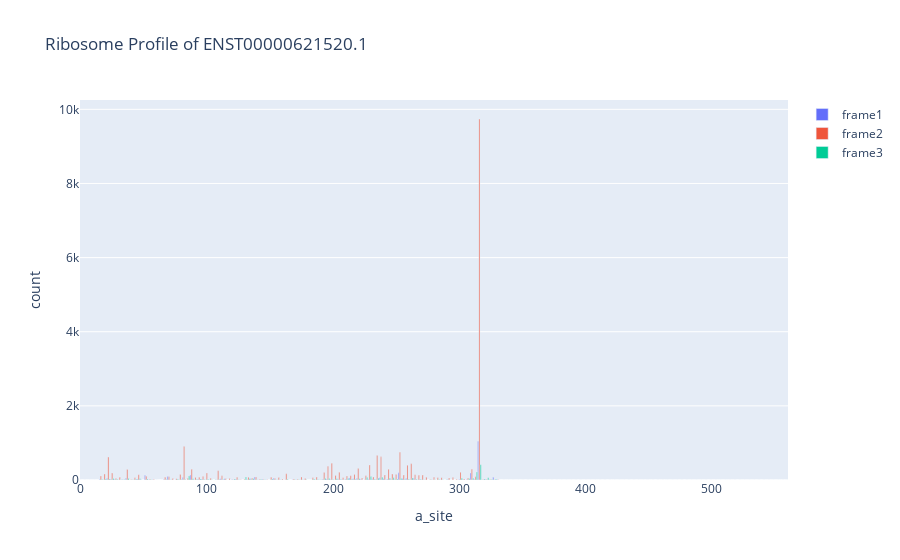

This figure's notebook cell:
### Code cell
plot_profile(profile_df, transcript_id)

### Figure 1 — Plotly figure (JSON) as saved in the notebook; plotly's stock layout.template omitted (floating-point values rounded to 4 significant figures; data arrays with more than 128 entries replaced by an {"elided": "..."} marker saying what was removed)
{"data": [{"name": "frame1", "type": "bar", "x": {"elided": "187 int values"}, "y": {"elided": "187 int values"}}, {"name": "frame2", "type": "bar", "x": {"elided": "187 int values"}, "y": {"elided": "187 int values"}}, {"name": "frame3", "type": "bar", "x": {"elided": "187 int values"}, "y": {"elided": "187 int values"}}], "layout": {"title": {"text": "Ribosome Profile of ENST00000621520.1"}, "xaxis": {"title": {"text": "a_site"}}, "yaxis": {"title": {"text": "count"}}}}
